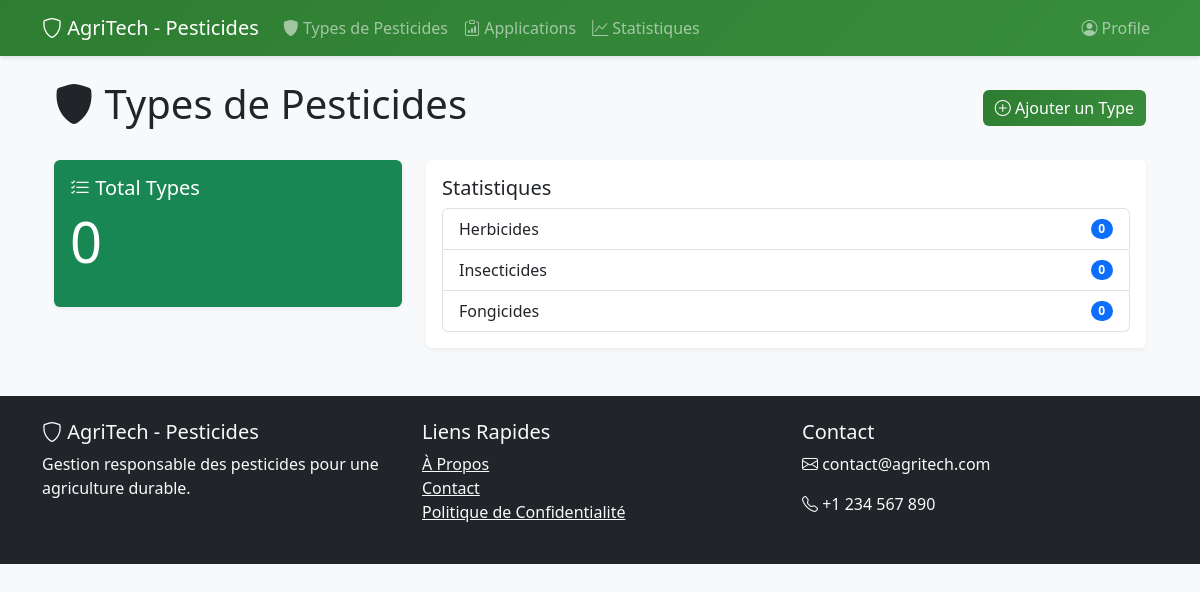
Page /pesticides/ on the earlier database version.
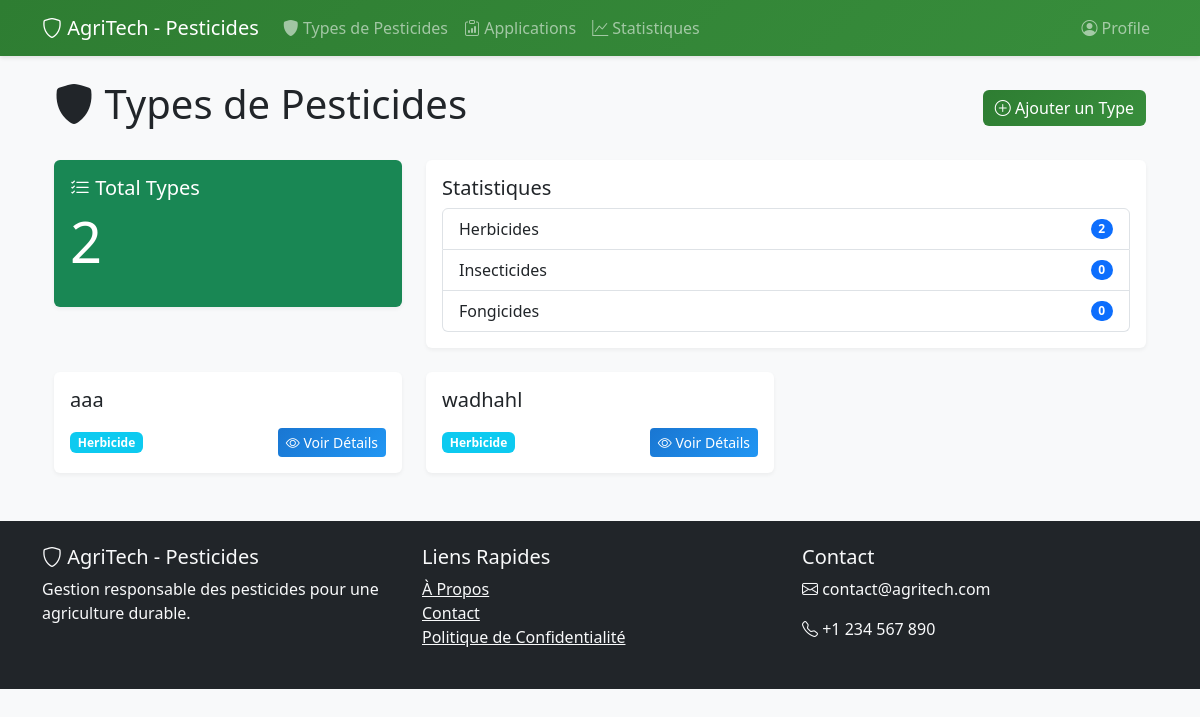
Same page on the later database version.
### pesticides/models.py (models this page shows, shortened)
class Pesticide(models.Model):
    TYPE_CHOICES = [
        ('herbicide', 'Herbicide'),
        ('insecticide', 'Insecticide'),
        ('fongicide', 'Fongicide'),
        ('autre', 'Autre'),
    ]
    CULTURE_CHOICES = [
        ('CEREALES', 'Céréales'),
        ('LEGUMES', 'Légumes'),
        ('FRUITS', 'Fruits'),
        ('VIGNE', 'Vigne'),
        ('AUTRE', 'Autre'),
    ]
    nom = models.CharField(max_length=100, verbose_name="Nom")
    composition = models.TextField(verbose_name="Composition chimique")
    type_pesticide = models.CharField(
        max_length=20,
        choices=TYPE_CHOICES,
        verbose_name="Type de pesticide"
    )
    type_culture = models.CharField(
        max_length=20,
        choices=CULTURE_CHOICES,
        default='AUTRE',
        verbose_name="Type de culture"
    )
    dose_recommandee = models.FloatField(
        verbose_name="Dose recommandée (L/ha)",
        validators=[MinValueValidator(0)]
    )
    delai_reentree = models.IntegerField(
        verbose_name="Délai de réentrée (heures)",
        validators=[MinValueValidator(0)],
        help_text="Délai minimum avant de pouvoir retourner sur la parcelle"
    )
    class Meta:
        verbose_name = "Pesticide"
        verbose_name_plural = "Pesticides"

### pesticides/views.py (the view)
# urls.py: path('', views.PesticideListView.as_view(), name='pesticide-list'),
class PesticideListView(ListView):
    model = Pesticide
    template_name = 'pesticides/pesticide_list.html'
    context_object_name = 'pesticides'
    def get_context_data(self, **kwargs):
        context = super().get_context_data(**kwargs)
        context['herbicide_count'] = Pesticide.objects.filter(type_pesticide='herbicide').count()
        context['insecticide_count'] = Pesticide.objects.filter(type_pesticide='insecticide').count()
        context['fongicide_count'] = Pesticide.objects.filter(type_pesticide='fongicide').count()
        return context

### pesticides/templates/pesticides/pesticide_list.html (shortened to what this page needs)
{% extends 'pesticides/base.html' %}
{% block content %}
<div class="container mt-4">
    <div class="d-flex justify-content-between align-items-center mb-4">
        <h1><i class="bi bi-shield-fill"></i> Types de Pesticides</h1>
        <a href="{% url 'pesticides:pesticide-create' %}" class="btn btn-success">
            <i class="bi bi-plus-circle"></i> Ajouter un Type
        </a>
    </div>
    <div class="row mb-4">
        <div class="col-md-4">
            <div class="card bg-success text-white">
                <div class="card-body">
                    <h5 class="card-title"><i class="bi bi-list-check"></i> Total Types</h5>
                    <p class="display-4">{{ pesticides|length }}</p>
                </div>
            </div>
        </div>
        <div class="col-md-8">
            <div class="card">
                <div class="card-body">
                    <h5 class="card-title">Statistiques</h5>
                    <div class="list-group">
                        <div class="list-group-item d-flex justify-content-between align-items-center">
                            Herbicides
                            <span class="badge bg-primary rounded-pill">{{ herbicide_count }}</span>
                        </div>
                        <div class="list-group-item d-flex justify-content-between align-items-center">
                            Insecticides
                            <span class="badge bg-primary rounded-pill">{{ insecticide_count }}</span>
                        </div>
                        <div class="list-group-item d-flex justify-content-between align-items-center">
                            Fongicides
                            <span class="badge bg-primary rounded-pill">{{ fongicide_count }}</span>
                        </div>
                    </div>
                </div>
            </div>
        </div>
    </div>
    <div class="row row-cols-1 row-cols-md-3 g-4">
        {% for pesticide in pesticides %}
        <div class="col">
            <div class="card h-100">
                <div class="card-body">
                    <h5 class="card-title">{{ pesticide.nom }}</h5>
                    <div class="d-flex justify-content-between align-items-center">
                        <span class="badge bg-info">{{ pesticide.get_type_pesticide_display }}</span>
                        <a href="{% url 'pesticides:pesticide-detail' pesticide.pk %}" class="btn btn-primary btn-sm">
                            <i class="bi bi-eye"></i> Voir Détails
                        </a>
                    </div>
                </div>
            </div>
        </div>
        {% endfor %}
    </div>
</div>
{% endblock %}

### pesticides/templates/pesticides/base.html (shortened to what this page needs)
<!DOCTYPE html>
<html lang="fr">
<head>
    <link href="https://cdn.jsdelivr.net/npm/bootstrap@5.3.2/dist/css/bootstrap.min.css" rel="stylesheet">
    <link rel="stylesheet" href="https://cdn.jsdelivr.net/npm/bootstrap-icons@1.11.1/font/bootstrap-icons.css">
</head>
<body>
    <nav class="navbar navbar-expand-lg navbar-dark mb-4">
        <div class="container">
            <a class="navbar-brand" href="{% url 'pesticides:pesticide-list' %}">
                <i class="bi bi-shield"></i> AgriTech - Pesticides
            </a>
            <div class="collapse navbar-collapse" id="navbarNav">
                <ul class="navbar-nav me-auto">
                    <li class="nav-item">
                        <a class="nav-link" href="{% url 'pesticides:pesticide-list' %}">
                            <i class="bi bi-shield-fill"></i> Types de Pesticides
                        </a>
                    </li>
                    <li class="nav-item">
                        <a class="nav-link" href="{% url 'pesticides:application-list' %}">
                            <i class="bi bi-clipboard-data"></i> Applications
                        </a>
                    </li>
                    <li class="nav-item">
                        <a class="nav-link" >
                            <i class="bi bi-graph-up"></i> Statistiques
                        </a>
                    </li>
                </ul>
                <ul class="navbar-nav">
                    <li class="nav-item">
                        <a class="nav-link" href="#">
                            <i class="bi bi-person-circle"></i> Profile
                        </a>
                    </li>
                </ul>
            </div>
        </div>
    </nav>
    <div class="container">
        {% block content %}{% endblock %}
    </div>
    <footer class="bg-dark text-light mt-5 py-4">
        <div class="container">
            <div class="row">
                <div class="col-md-4">
                    <h5><i class="bi bi-shield"></i> AgriTech - Pesticides</h5>
                    <p>Gestion responsable des pesticides pour une agriculture durable.</p>
                </div>
                <div class="col-md-4">
                    <h5>Liens Rapides</h5>
                    <ul class="list-unstyled">
                        <li><a href="#" class="text-light">À Propos</a></li>
                        <li><a href="#" class="text-light">Contact</a></li>
                        <li><a href="#" class="text-light">Politique de Confidentialité</a></li>
                    </ul>
                </div>
                <div class="col-md-4">
                    <h5>Contact</h5>
                    <p><i class="bi bi-envelope"></i> contact@agritech.com</p>
                    <p><i class="bi bi-telephone"></i> +1 234 567 890</p>
                </div>
            </div>
        </div>
    </footer>
</body>
</html>

### pesticides/templates/pesticides/base.html (style rules this page uses)
body { background-color: #f8f9fa; font-family: 'Segoe UI', Tahoma, Geneva, Verdana, sans-serif; }
.navbar { background: linear-gradient(135deg, #2E7D32 0%, #388E3C 100%) !important; box-shadow: 0 2px 4px rgba(0,0,0,0.1); }
.card { border: none; box-shadow: 0 2px 4px rgba(0,0,0,0.05); transition: transform 0.2s; }
.btn-success { background: linear-gradient(135deg, #2E7D32 0%, #388E3C 100%); border: none; }
.btn-primary { background: linear-gradient(135deg, #1976D2 0%, #2196F3 100%); border: none; }

Differences in the rows shown:
added Pesticide: nom "aaa", type_pesticide "Herbicide"
added Pesticide: nom "wadhahl", type_pesticide "Herbicide"
Other differences:
{{ pesticides|length }}: "0" → "2"
{{ herbicide_count }}: "0" → "2"
